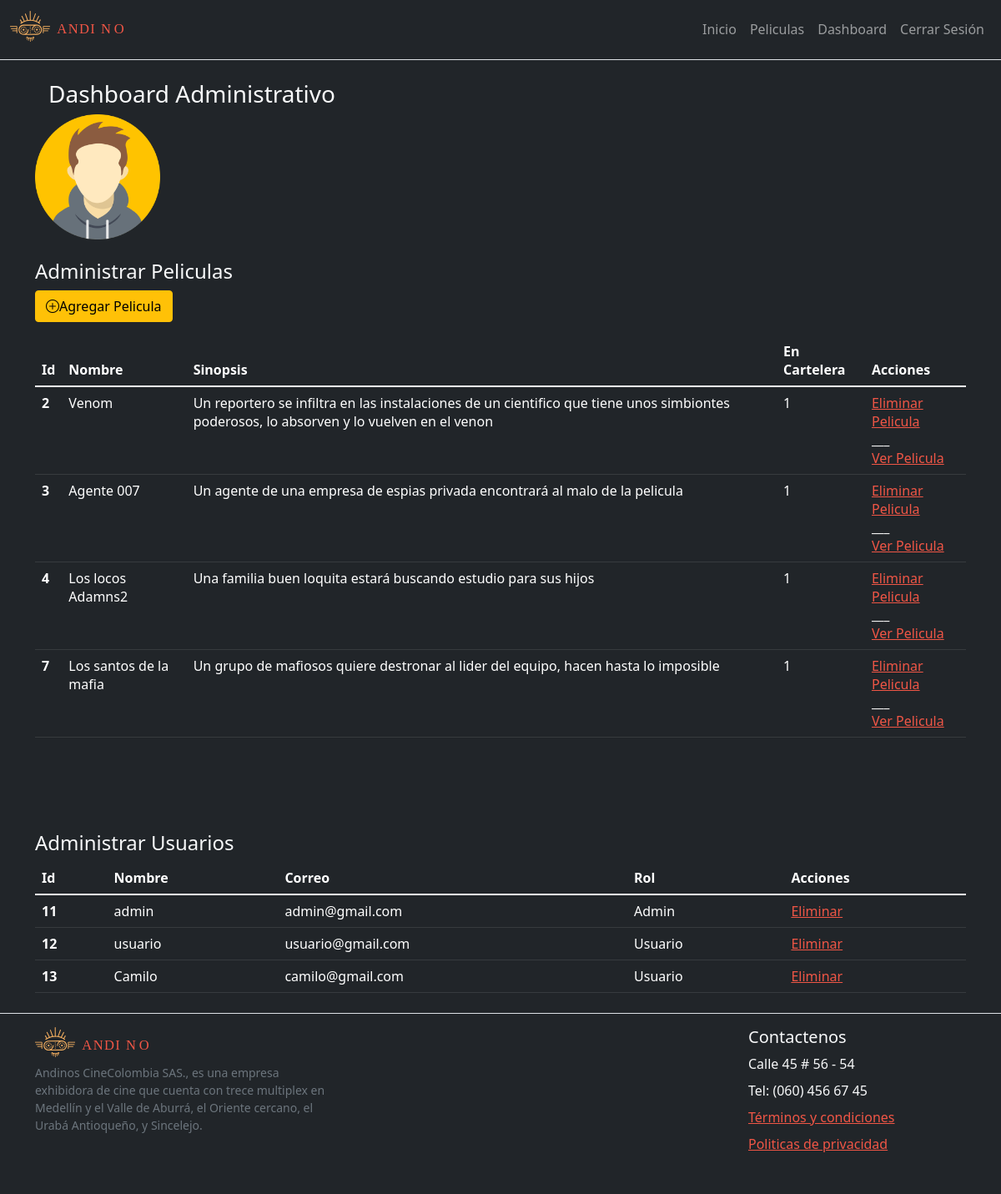
The app's page /dashboard/ (signed in), older data.
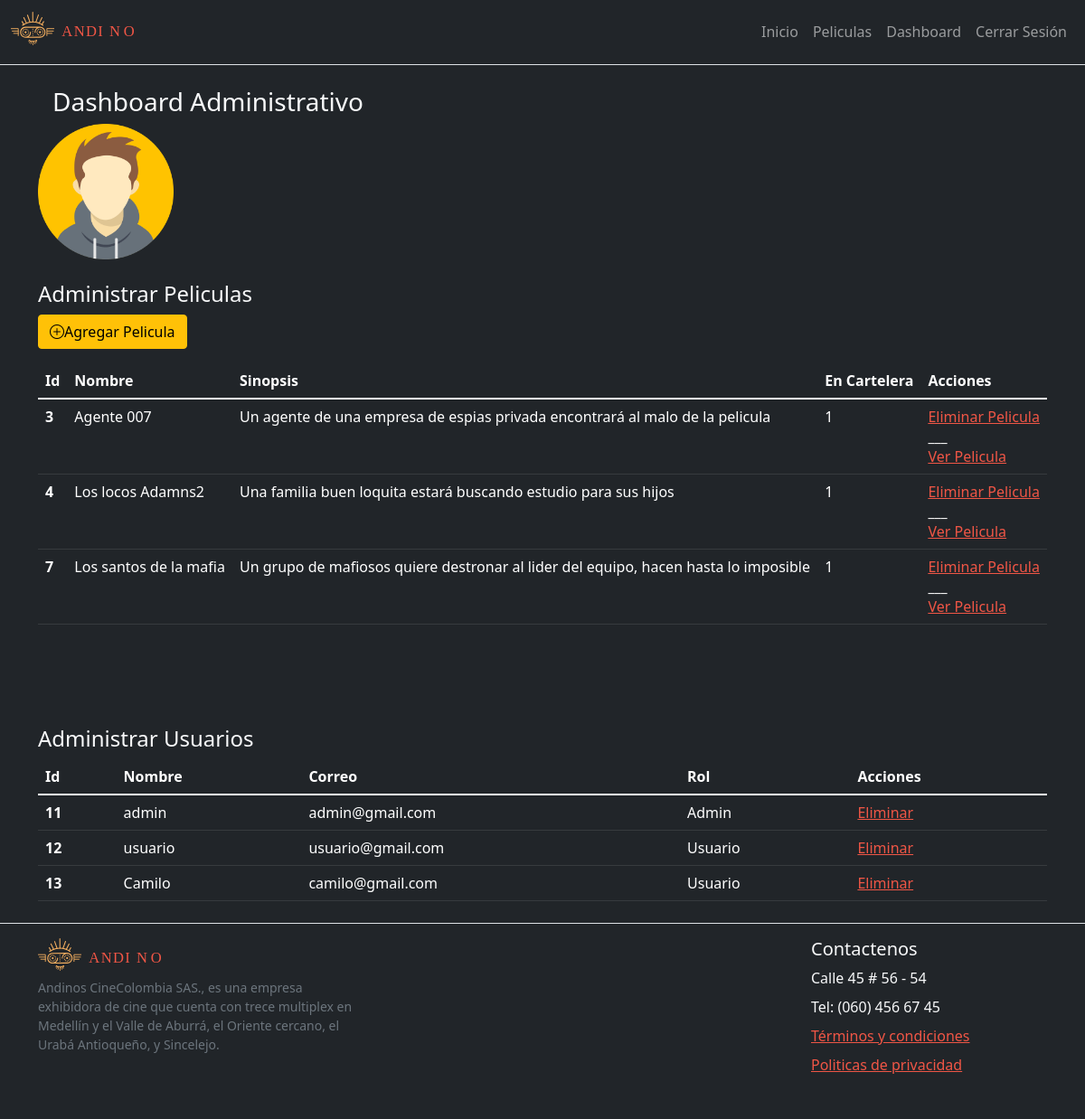
The same page, newer data.
### tables this page shows
CREATE TABLE Peliculas (id_pelicula INTEGER PRIMARY KEY AUTOINCREMENT NOT NULL UNIQUE, nombre VARCHAR NOT NULL, sinopsis STRING NOT NULL, cartelera INTEGER NOT NULL, imagen VARCHAR NOT NULL);

CREATE TABLE Usuarios (id_usuario INTEGER PRIMARY KEY AUTOINCREMENT NOT NULL UNIQUE, nombre_usuario VARCHAR NOT NULL, contraseña VARCHAR NOT NULL, correo VARCHAR NOT NULL, status BOOLEAN NOT NULL, rol VARCHAR NOT NULL);

### app.py (the view)
@app.route('/dashboard/', methods=['GET','POST'])
def dashboard():
    try:
        user_tipo = session['user_tipo']
        user_id = session['user_id']
    except:
        user_tipo = "Invitado"
        user_id = 0
    conP = sql_connection()
    curP = conP.cursor()
    statementP = 'SELECT * FROM Peliculas'
    curP.execute(statementP)
    dataP = curP.fetchall()
    conU = sql_connection()
    curU = conU.cursor()
    statementU = 'SELECT * FROM Usuarios'
    curU.execute(statementU)
    dataU = curU.fetchall()
    if user_tipo=="Admin":
        return render_template('dashboard.html', page='dashboard', user = dataU, pelis = dataP, user_tipo=user_tipo, user_id=user_id)
    elif user_tipo=='Usuario':
        return redirect('../perfilUsuario/'+str(user_id))
    else:
        return redirect(url_for('login'))

### app.py (called while the page is built)
def sql_connection():
    con = sqlite3.connect('db/basedatos.db')
    return con

### templates/dashboard.html (shortened to what this page needs)
{% extends 'layout.html' %}
{% block content %}
<section class="my-4">
    <div class="container">
        <h3><a href="#"></a>Dashboard Administrativo</h3>
    </div>
    <div class="container">
        <figure class="figure">
            <img src="{{url_for('static',filename='img/avatar.png')}}" class="figure-img img-fluid rounded"
                alt="avatar image" width="150" height="150">
        </figure>
        <h4> Administrar Peliculas </h4>
        <form class="row">
            <div class="col-md-4">
                <a href="/agregarPelicula/" type="button" class="btn btn-warning"><i
                        class="bi bi-plus-circle"></i>Agregar Pelicula</a>
            </div>
        </form>
        <table class="table table-dark table-hover">
            <thead>
                <tr>
                    <th scope="col">Id</th>
                    <th scope="col">Nombre</th>
                    <th scope="col">Sinopsis</th>
                    <th scope="col">En Cartelera</th>
                    <th scope="col">Acciones</th>
                </tr>
            </thead>
            <tbody>
                {% for pelicula in pelis %}
                <tr>
                    <th scope="row">{{pelicula[0]}}</th>
                    <td>{{pelicula[1]}}</td>
                    <td>{{pelicula[2]}}</td>
                    <td>{{pelicula[3]}}</td>
                    <td><a href="../eliminarPelicula/{{pelicula[0]}}">Eliminar Pelicula</a> <br> ___ <br> <a
                            href="../detalleDePelicula/{{pelicula[0]}}">Ver Pelicula</a></td>
                </tr>
                {% endfor %}
            </tbody>
        </table>
    </div>
    <br>
    <br>
    <br>
    <br>
    <div class="container">
        <h4> Administrar Usuarios</h4>
        <table class="table table-dark table-hover">
            <thead>
                <tr>
                    <th scope="col">Id</th>
                    <th scope="col">Nombre</th>
                    <th scope="col">Correo</th>
                    <th scope="col">Rol</th>
                    <th scope="col">Acciones</th>
                </tr>
            </thead>
            <tbody>
                {% for usuarios in user %}
                <tr>
                    <th scope="row">{{usuarios[0]}}</th>
                    <td>{{usuarios[1]}}</td>
                    <td>{{usuarios[3]}}</td>
                    <td>{{usuarios[5]}}</td>
                    <td><a href="../eliminarUsuario/{{usuarios[0]}}">Eliminar</a> </td>
                </tr>
                {% endfor %}
            </tbody>
        </table>
    </div>
</section>
{% endblock %}

Row changes from the older to the newer data that the page shows:
removed Peliculas: id_pelicula "2", nombre "Venom", sinopsis "Un reportero se infiltra en las instalaciones de un cientifico que tiene unos simbiontes poderosos, lo absorven y lo vuelven en el venon", cartelera "1"
